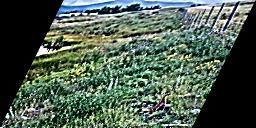
#> input picture Лабораторная 2/image.jpg, 256 x 128 px
$ jupyter execute lab_2.ipynb
#> lines starting #> are read from the running program, lines starting #| are printed output that depends on the picture; after the words box and inside, x2 and y2 are one past the last pixel; in counts of white or black regions, pixels touching at a corner belong together
[cell 1]
import numpy as np
import cv2
import matplotlib.pyplot as plt

[cell 2]
#Загрузим изображенеи
image = cv2.imread('image.jpg')
#> image is the input picture: shape (128, 256, 3); mean B, G, R 81.1, 93.9, 77.4

[cell 3]
plt.imshow(image)

## Преобразование из brg в rgb

[cell 4]
#Преобразуем изображение в rgb
rgb_image = cv2.cvtColor(image, cv2.COLOR_BGR2RGB)
plt.imshow(rgb_image)

## Применение матрицы сдвига в направление оси X

[cell 5]
(h, w, d) = rgb_image.shape
#> h = 128; w = 256; d = 3

M = np.float32([ [1, 0.5, 0],
               [0, 1, 0],
              [0, 0  , 1] ])
rotated = cv2.warpPerspective(rgb_image,M,(256,h))
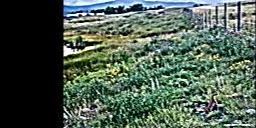
#> rotated: shape (128, 256, 3); mean R, G, B 77.5, 93.9, 81.1
plt.imshow(rotated)

## Кадрирование изображение (избавление от черного фона)

[cell 6]
gray_image = cv2.cvtColor(rotated,cv2.COLOR_RGB2GRAY)
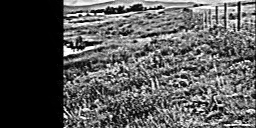
#> gray_image: shape (128, 256); min 0, max 255, mean 87.5

plt.imshow(gray_image, cmap='gray', vmin = 0, vmax = 255)

[cell 7]
# Преобразование в двоичный формат
_,thresh = cv2.threshold(gray_image,30,255,cv2.THRESH_BINARY)
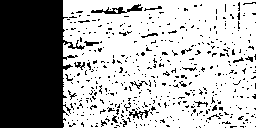
#> thresh: shape (128, 256); 67% white; 461 black regions (443 under 20 px)

#Поиск конутра
contours,hierarchy = cv2.findContours(thresh,cv2.RETR_EXTERNAL,cv2.CHAIN_APPROX_SIMPLE)
#> contours = 1 contour; box (x1, y1, x2, y2) and area: (63, 0, 256, 128) 24050
cnt = contours[0]
#> cnt = contour of 236 points, box (x1, y1, x2, y2) (63, 0, 256, 128), area 24050

#Кадрирование
x,y,w,h= cv2.boundingRect(cnt)
#> x = 63; y = 0; w = 193
cropep_image = rotated[y:y+h,x:x+w]
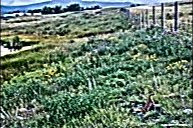
#> cropep_image: shape (128, 193, 3); mean R, G, B 102.7, 124.5, 107.5

plt.imshow(cropep_image)
